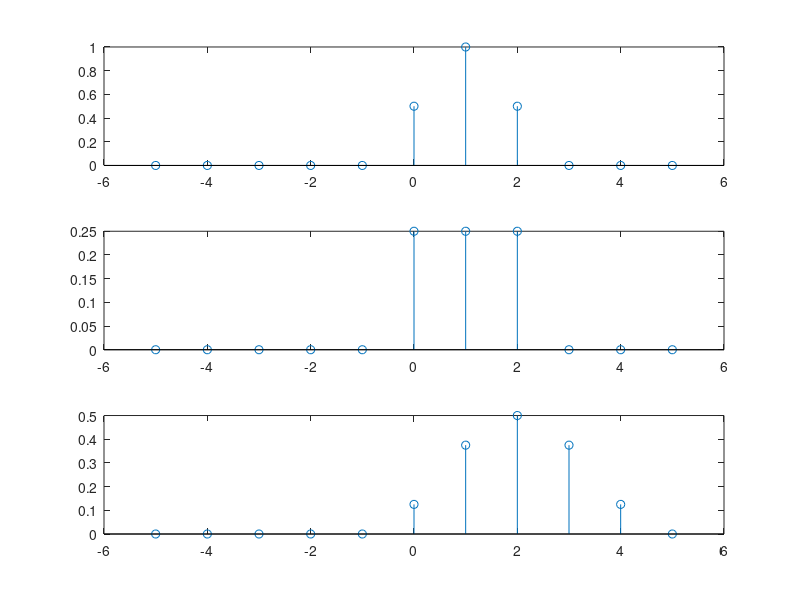

MATLAB code for this plot:
n = [-5:5];
N = length(n);

x = [zeros(1, 5) 0.5 1 0.5 zeros(1, N - 8)];
h = [zeros(1, 5) ones(1, 3) .* 1/4 zeros(1, N - 8)];
y = conv(x, h, "same");

figure(1);
subplot(3, 1, 1);
stem(n, x);
subplot(3, 1, 2);
stem(n, h);
subplot(3, 1, 3);
stem(n, y);
